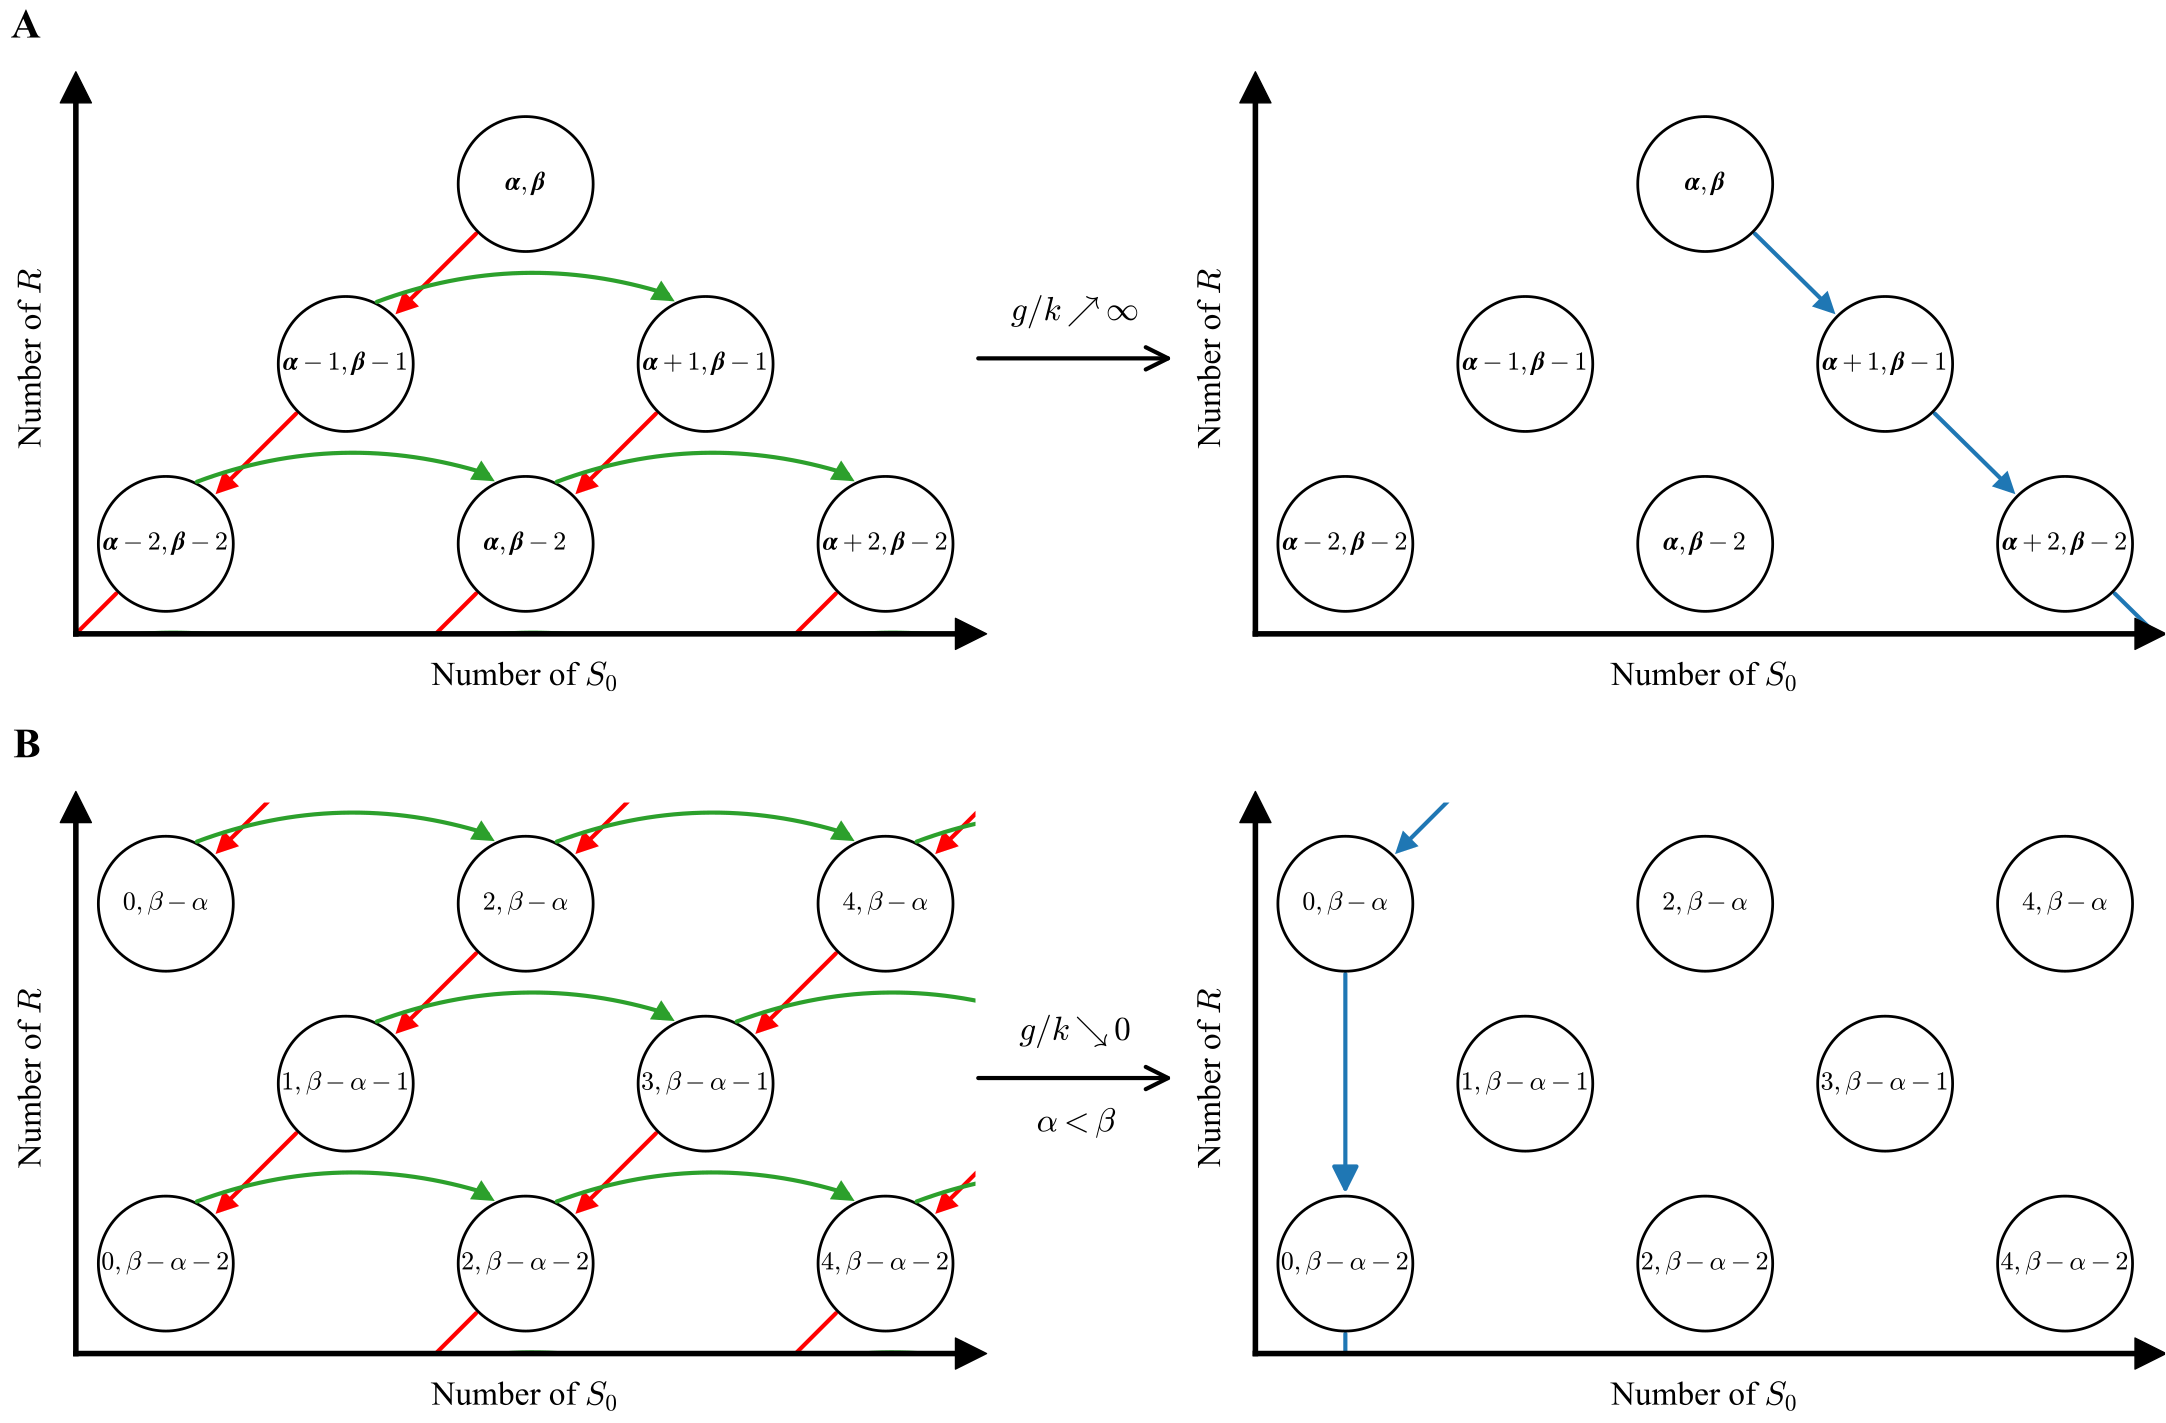

This chart was generated by the following Python code:
import matplotlib.pyplot as plt
import matplotlib.patches as patches
import numpy as np

plt.rcParams['mathtext.default'] = 'it'
plt.rcParams['pdf.fonttype'] = 42
plt.rcParams['font.family'] = 'Times New Roman'
plt.rcParams['mathtext.fontset'] = 'cm'

LATTICE_DX = 4.0
LATTICE_DY = 4.0
LATTICE_RADIUS = 1.5
CIRCLE_LW = 2
ARROW_LW = 3
ARROW_MUTATION_SCALE = 40
SPINE_LW = 4

GLOBAL_XMIN = -10.00
GLOBAL_XMAX = 10.00
GLOBAL_YMIN = -10.00
GLOBAL_YMAX = 2.25

fs_scaling = 1.25
annotation_fontsize = 24 * fs_scaling
state_fontsize = 15 * fs_scaling

panel_h = 6.0
panel_w = 9.0
mid_w = 2.0
mid_gap = 0.8
right_group_w = panel_w + mid_w + mid_gap + panel_w

gap_y = 1.2
margin_l = 0.7
margin_r = 0.5
margin_t = 0.5
margin_b = 0.6

fig_w = margin_l + right_group_w + margin_r
fig_h = margin_b + panel_h + gap_y + panel_h + margin_t

fig = plt.figure(figsize=(fig_w, fig_h))

def get_rect(x, y, w, h):
    return [x / fig_w, y / fig_h, w / fig_w, h / fig_h]

axes = {}

right_x0 = margin_l

c_l_x = right_x0
c_l_y = margin_b + panel_h + gap_y
axes['A_l'] = fig.add_axes(get_rect(c_l_x, c_l_y, panel_w, panel_h))

c_m_x = c_l_x + panel_w
c_m_y = c_l_y
axes['A_m'] = fig.add_axes(get_rect(c_m_x, c_m_y, mid_w, panel_h), facecolor='none')

c_r_x = c_m_x + mid_w + mid_gap
c_r_y = c_l_y
axes['A_r'] = fig.add_axes(get_rect(c_r_x, c_r_y, panel_w, panel_h))

d_l_x = right_x0
d_l_y = margin_b
axes['B_l'] = fig.add_axes(get_rect(d_l_x, d_l_y, panel_w, panel_h))

d_m_x = d_l_x + panel_w
d_m_y = margin_b
axes['B_m'] = fig.add_axes(get_rect(d_m_x, d_m_y, mid_w, panel_h), facecolor='none')

d_r_x = d_m_x + mid_w + mid_gap
d_r_y = margin_b
axes['B_r'] = fig.add_axes(get_rect(d_r_x, d_r_y, panel_w, panel_h))

def draw_sim_scheme_A(ax_left, ax_mid, ax_right):
    num_levels = 4
    arrow_length = 3.0
    dx = LATTICE_DX
    dy = LATTICE_DY
    R = LATTICE_RADIUS
    xmin, xmax = GLOBAL_XMIN, GLOBAL_XMAX
    ymin, ymax = GLOBAL_YMIN, GLOBAL_YMAX

    def draw_lattice(ax):
        for k in range(num_levels):
            for i in range(-k, k+1, 2):
                x = i * dx
                y = -k * dy
                ax.add_patch(patches.Circle((x, y), R, edgecolor='black', facecolor='white',
                                            zorder=4, linewidth=CIRCLE_LW))
                alpha = (r'\alpha' if i == 0
                         else rf'\alpha+{i}' if i > 0
                         else rf'\alpha-{abs(i)}')
                beta = r'\beta' if k == 0 else rf'\beta-{k}'
                if xmin <= x <= xmax and ymin <= y <= ymax:
                    ax.text(x, y, rf'$\boldsymbol{{{alpha}, {beta}}}$',
                            ha='center', va='center', fontsize=state_fontsize, zorder=5)

    def get_horiz_pt(i, k, is_start):
        angle = np.radians(65 if is_start else 115)
        return (i*dx + R*np.cos(angle), -k*dy + R*np.sin(angle))

    def get_diag_left_pt(i, k, is_start):
        angle = np.radians(225 if is_start else 45)
        return (i*dx + R*np.cos(angle), -k*dy + R*np.sin(angle))

    def get_diag_right_pt(i, k, is_start):
        angle = np.radians(315 if is_start else 135)
        return (i*dx + R*np.cos(angle), -k*dy + R*np.sin(angle))

    draw_lattice(ax_left)
    for k in range(num_levels):
        for i in range(-k, k+1, 2):
            if i + 2 > k:
                continue
            p1 = get_horiz_pt(i, k, True)
            p2 = get_horiz_pt(i+2, k, False)
            ax_left.add_patch(patches.FancyArrowPatch(p1, (p2[0]-0.15, p2[1]+0.175),
                              arrowstyle='-', connectionstyle='arc3,rad=-0.175',
                              color='tab:green', linewidth=ARROW_LW, zorder=4))
            ax_left.add_patch(patches.FancyArrowPatch(p1, p2, arrowstyle='-|>',
                              connectionstyle='arc3,rad=-0.3', mutation_scale=ARROW_MUTATION_SCALE,
                              color='tab:green', linewidth=0, zorder=3))
    for k in range(num_levels-1):
        for i in range(-k, k+1, 2):
            p1 = get_diag_left_pt(i, k, True)
            p2 = get_diag_left_pt(i-1, k+1, False)
            ax_left.add_patch(patches.FancyArrowPatch(p1, (p2[0]+0.1, p2[1]+0.1),
                              arrowstyle='-', color='r', linewidth=ARROW_LW, zorder=2))
            ax_left.add_patch(patches.FancyArrowPatch(p1, p2, arrowstyle='-|>',
                              mutation_scale=ARROW_MUTATION_SCALE, color='r', linewidth=0, zorder=1))

    draw_lattice(ax_right)
    for k in range(num_levels-1):
        i = k
        p1 = get_diag_right_pt(i, k, True)
        p2 = get_diag_right_pt(i+1, k+1, False)
        ax_right.add_patch(patches.FancyArrowPatch(p1, (p2[0]-0.15, p2[1]+0.175),
                            arrowstyle='-', color='tab:blue', linewidth=ARROW_LW, zorder=2))
        ax_right.add_patch(patches.FancyArrowPatch(p1, p2, arrowstyle='-|>',
                            mutation_scale=ARROW_MUTATION_SCALE, color='tab:blue', linewidth=0, zorder=1))

    ax_mid.set_xlim(0, arrow_length)
    ax_mid.set_ylim(-1, 1)
    ax_mid.spines['top'].set_visible(False)
    ax_mid.spines['right'].set_visible(False)
    ax_mid.spines['bottom'].set_visible(False)
    ax_mid.spines['left'].set_visible(False)
    ax_mid.set_xticks([])
    ax_mid.set_yticks([])
    ax_mid.add_patch(patches.FancyArrowPatch((0,0), (arrow_length,0), arrowstyle='->',
                     mutation_scale=ARROW_MUTATION_SCALE, color='black', linewidth=ARROW_LW, zorder=10))
    ax_mid.text(arrow_length/2, 0.1, r'$g/k \nearrow \infty$', ha='center', va='bottom',
                fontsize=24, zorder=10)

    for ax in (ax_left, ax_right):
        ax.set_xlim(xmin, xmax)
        ax.set_ylim(ymin, ymax)
        ax.spines['top'].set_visible(False)
        ax.spines['right'].set_visible(False)
        ax.spines['bottom'].set_linewidth(SPINE_LW)
        ax.spines['left'].set_linewidth(SPINE_LW)
        ax.spines['bottom'].set_zorder(10)
        ax.spines['left'].set_zorder(10)
        ax.set_xticks([])
        ax.set_yticks([])
        ax.set_xlabel(r'Number of $S_0$', fontsize=24, labelpad=20)
        ax.set_ylabel(r'Number of $R$', fontsize=24, labelpad=20)
        ax.scatter(xmax-0.1, ymin, marker='>', s=500, c='black', zorder=10, clip_on=False)
        ax.scatter(xmin, ymax-0.1, marker='^', s=500, c='black', zorder=10, clip_on=False)
        ax.set_aspect('equal')

def draw_sim_scheme_Cii(ax_left, ax_mid, ax_right):
    num_levels = 5
    max_x = 6
    arrow_length = 3.0
    dx = LATTICE_DX
    dy = LATTICE_DY
    R = LATTICE_RADIUS
    xmin, xmax = GLOBAL_XMIN + 2 * dx, GLOBAL_XMAX + 2 * dx
    ymin, ymax = GLOBAL_YMIN, GLOBAL_YMAX

    def draw_half_lattice(ax, show_ghost=False):
        for r in range(num_levels):
            start_x = 0 if r % 2 == 0 else 1
            for x_val in range(start_x, max_x + 1, 2):
                x = x_val * dx
                y = -r * dy
                ax.add_patch(patches.Circle((x, y), R, edgecolor='black', facecolor='white',
                                            zorder=4, linewidth=CIRCLE_LW))
                label = (rf'${{{x_val}, \beta-\alpha-{r}}}$'
                         if r != 0
                         else rf'${{{x_val}, \beta-\alpha}}$')
                if xmin <= x <= xmax and ymin <= y <= ymax:
                    ax.text(x, y, label, ha='center', va='center',
                            fontsize=state_fontsize, zorder=5)
        if show_ghost:
            r = -1
            for x_val in range(1, max_x + 1, 2):
                x = x_val * dx
                y = -r * dy
                ax.add_patch(patches.Circle((x, y), R, edgecolor='gray', facecolor='white',
                               linestyle='--', linewidth=CIRCLE_LW, zorder=4))
                label = rf'${{{x_val}, \beta-\alpha+1}}$'
                if xmin <= x <= xmax and ymin <= y <= ymax:
                    ax.text(x, y, label, ha='center', va='center',
                            fontsize=state_fontsize, zorder=5)

    def get_horiz_pt(x_val, r, is_start):
        angle = np.radians(65 if is_start else 115)
        return (x_val*dx + R*np.cos(angle), -r*dy + R*np.sin(angle))

    def get_diag_left_pt(x_val, r, is_start):
        angle = np.radians(225 if is_start else 45)
        return (x_val*dx + R*np.cos(angle), -r*dy + R*np.sin(angle))

    def get_vert_pt(x_val, r, is_start):
        angle = np.radians(270 if is_start else 90)
        return (x_val*dx + R*np.cos(angle), -r*dy + R*np.sin(angle))

    draw_half_lattice(ax_left, show_ghost=True)
    for r in range(num_levels):
        start_x = 0 if r % 2 == 0 else 1
        for x_val in range(start_x, max_x - 1, 2):
            p1 = get_horiz_pt(x_val, r, True)
            p2 = get_horiz_pt(x_val + 2, r, False)
            ax_left.add_patch(patches.FancyArrowPatch(p1, (p2[0]-0.15, p2[1]+0.175),
                              arrowstyle='-', connectionstyle='arc3,rad=-0.175',
                              color='tab:green', linewidth=ARROW_LW, zorder=4))
            ax_left.add_patch(patches.FancyArrowPatch(p1, p2, arrowstyle='-|>',
                              connectionstyle='arc3,rad=-0.3', mutation_scale=ARROW_MUTATION_SCALE,
                              color='tab:green', linewidth=0, zorder=3))
    for r in range(-1, num_levels - 1):
        x_vals = (range(1, max_x, 2) if r == -1
                  else (range(0, max_x + 1, 2) if r % 2 == 0
                        else range(1, max_x + 1, 2)))
        for x_val in x_vals:
            if x_val - 1 < 0:
                continue
            p1 = get_diag_left_pt(x_val, r, True)
            p2 = get_diag_left_pt(x_val - 1, r + 1, False)
            ax_left.add_patch(patches.FancyArrowPatch(p1, (p2[0]+0.1, p2[1]+0.1),
                              arrowstyle='-', color='r', linewidth=ARROW_LW, zorder=2))
            ax_left.add_patch(patches.FancyArrowPatch(p1, p2, arrowstyle='-|>',
                              mutation_scale=ARROW_MUTATION_SCALE, color='r', linewidth=0, zorder=1))

    draw_half_lattice(ax_right, show_ghost=True)
    p1 = get_diag_left_pt(1, -1, True)
    p2 = get_diag_left_pt(0, 0, False)
    ax_right.add_patch(patches.FancyArrowPatch(p1, (p2[0]+0.1, p2[1]+0.1),
                        arrowstyle='-', color='tab:blue', linewidth=ARROW_LW, zorder=2))
    ax_right.add_patch(patches.FancyArrowPatch(p1, p2, arrowstyle='-|>',
                        mutation_scale=ARROW_MUTATION_SCALE, color='tab:blue', linewidth=0, zorder=1))
    for r in range(0, num_levels - 2, 2):
        p1 = get_vert_pt(0, r, True)
        p2 = get_vert_pt(0, r + 2, False)
        ax_right.add_patch(patches.FancyArrowPatch(p1, p2, arrowstyle='-|>',
                            mutation_scale=ARROW_MUTATION_SCALE, color='tab:blue', linewidth=ARROW_LW, zorder=1))

    ax_mid.set_xlim(0, arrow_length)
    ax_mid.set_ylim(-1, 1)
    ax_mid.spines['top'].set_visible(False)
    ax_mid.spines['right'].set_visible(False)
    ax_mid.spines['bottom'].set_visible(False)
    ax_mid.spines['left'].set_visible(False)
    ax_mid.set_xticks([])
    ax_mid.set_yticks([])
    ax_mid.add_patch(patches.FancyArrowPatch((0,0), (arrow_length,0), arrowstyle='->',
                     mutation_scale=ARROW_MUTATION_SCALE, color='black', linewidth=ARROW_LW, zorder=10))
    ax_mid.text(arrow_length/2, 0.1, r'$g/k \searrow 0$', ha='center', va='bottom', fontsize=24, zorder=10)
    ax_mid.text(arrow_length/2, -0.1, r'$\alpha < \beta$', ha='center', va='top', fontsize=24, zorder=10)

    for ax in (ax_left, ax_right):
        ax.set_xlim(xmin, xmax)
        ax.set_ylim(ymin, ymax)
        ax.spines['top'].set_visible(False)
        ax.spines['right'].set_visible(False)
        ax.spines['bottom'].set_linewidth(SPINE_LW)
        ax.spines['left'].set_linewidth(SPINE_LW)
        ax.spines['bottom'].set_zorder(10)
        ax.spines['left'].set_zorder(10)
        ax.set_xticks([])
        ax.set_yticks([])
        ax.set_xlabel(r'Number of $S_0$', fontsize=24, labelpad=20)
        ax.set_ylabel(r'Number of $R$', fontsize=24, labelpad=20)
        ax.scatter(xmax-0.1, ymin, marker='>', s=500, c='black', zorder=10, clip_on=False)
        ax.scatter(xmin, ymax-0.1, marker='^', s=500, c='black', zorder=10, clip_on=False)
        ax.set_aspect('equal')

draw_sim_scheme_A(axes['A_l'], axes['A_m'], axes['A_r'])
draw_sim_scheme_Cii(axes['B_l'], axes['B_m'], axes['B_r'])

label_fontsize = annotation_fontsize
label_offset_x_inch = 0.35
label_offset_y_inch = 0.12

top_y = margin_b + panel_h + gap_y + panel_h
bot_y = margin_b + panel_h

fig.text((margin_l - label_offset_x_inch)/fig_w,
         (top_y + label_offset_y_inch)/fig_h,
         'A', fontsize=label_fontsize, fontweight='bold', ha='right', va='bottom')
fig.text((margin_l - label_offset_x_inch)/fig_w,
         (bot_y + label_offset_y_inch)/fig_h,
         'B', fontsize=label_fontsize, fontweight='bold', ha='right', va='bottom')

plt.savefig('fig2_1r1s.pdf', dpi=600, bbox_inches='tight')
plt.show()
